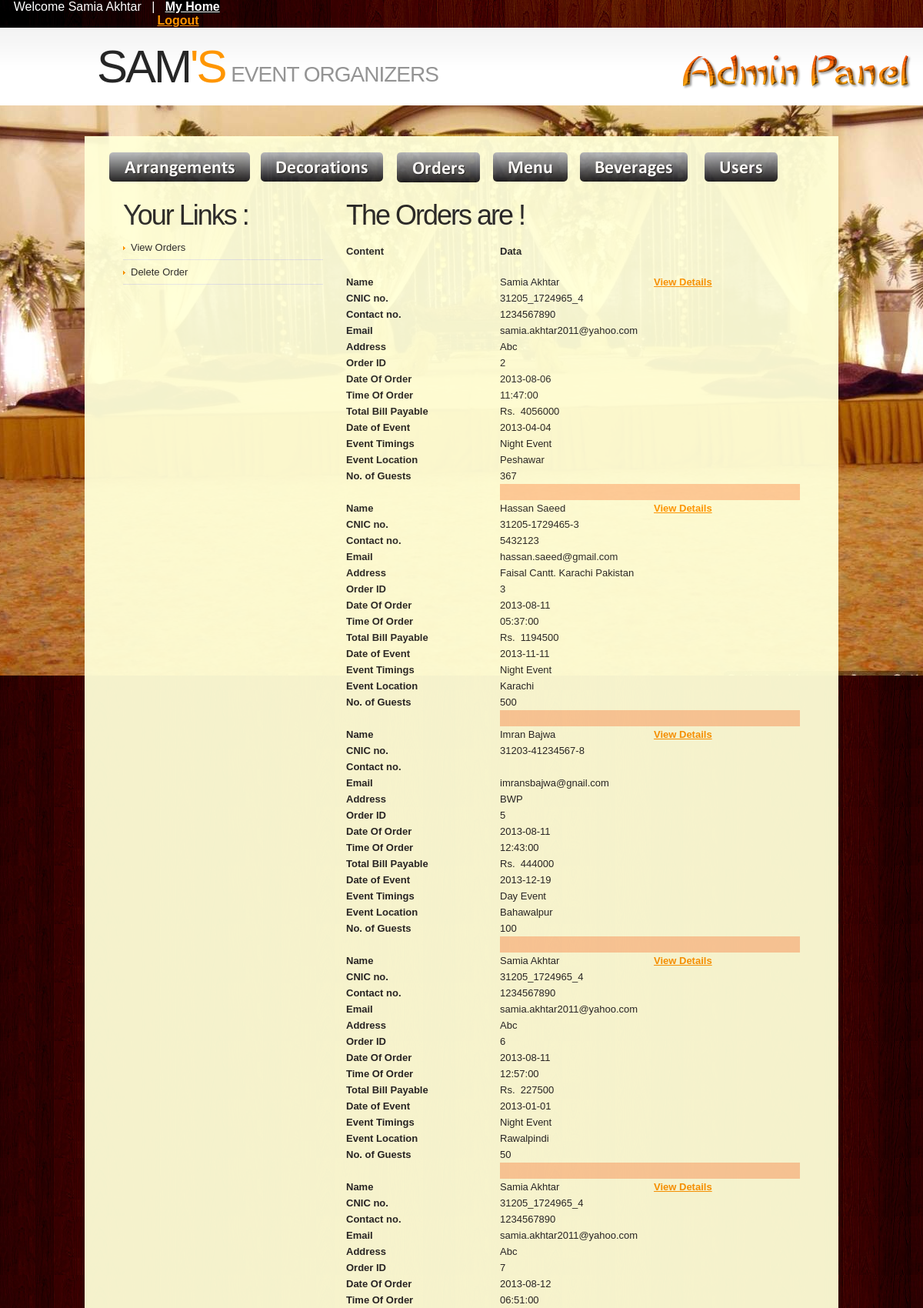
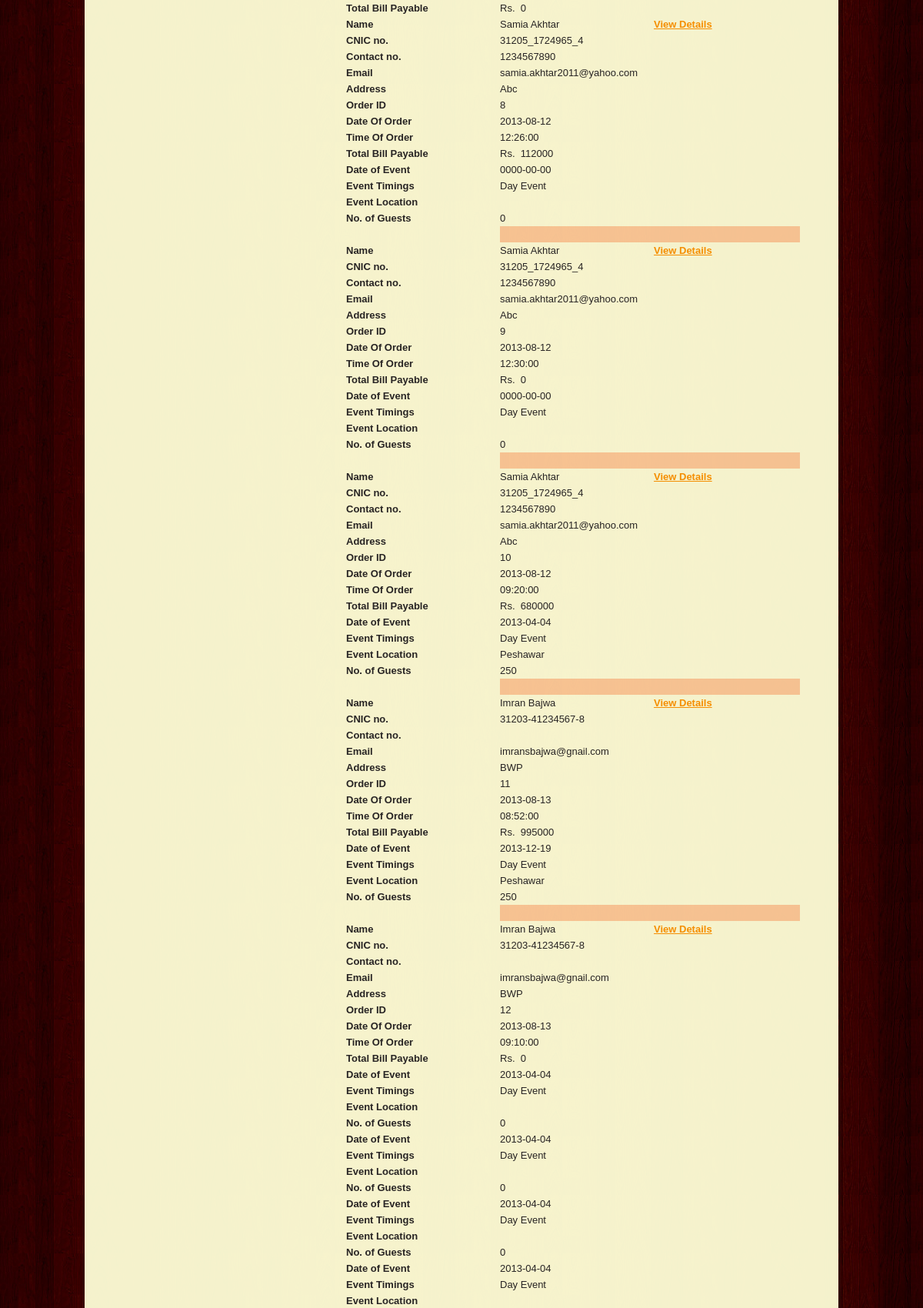
The app's page /admin/orders_page.php (signed in, upper part) with its own data (2 pictures, top to bottom).
### tables this page shows
CREATE TABLE IF NOT EXISTS `order_table` (
  `order_id` int(11) NOT NULL AUTO_INCREMENT,
  `u_id` int(11) NOT NULL,
  `date_of_order` date NOT NULL,
  `time_of_order` time NOT NULL,
  `main_event_id` int(11) NOT NULL,
  `total_bill` int(11) NOT NULL,
  PRIMARY KEY (`order_id`)
);

CREATE TABLE IF NOT EXISTS `user_registration_table` (
  `u_id` int(11) NOT NULL AUTO_INCREMENT,
  `u_name` varchar(255) NOT NULL,
  `u_cnic` varchar(255) NOT NULL,
  `u_email` varchar(255) NOT NULL,
  `u_pass` varchar(255) NOT NULL,
  `u_country` varchar(255) NOT NULL,
  `u_address` varchar(255) NOT NULL,
  `u_contact` varchar(255) NOT NULL,
  PRIMARY KEY (`u_id`),
  UNIQUE KEY `u_cnic` (`u_cnic`)
);

CREATE TABLE IF NOT EXISTS `event_order` (
  `event_order_id` int(11) NOT NULL AUTO_INCREMENT,
  `event_timings` varchar(255) NOT NULL,
  `order_id` int(11) NOT NULL,
  `event_location` varchar(255) NOT NULL,
  `date_of_event` date NOT NULL,
  `event_id` int(11) NOT NULL,
  `no_of_guests` int(11) NOT NULL,
  PRIMARY KEY (`event_order_id`)
);

### admin/orders_page.php (the view, shortened to what this page needs)
<!DOCTYPE html>
<html lang="en">
<head>
    <link rel="stylesheet" href="css/reset.css" type="text/css" media="screen">
    <link rel="stylesheet" href="css/style.css" type="text/css" media="screen">
    <link rel="stylesheet" href="css/grid.css" type="text/css" media="screen">
</head>
<body id="page2">
    <header>
    <?php
if (!isset($_SESSION['s_name'])){
                          echo "<div class=mybar id=L1 style=background-image:url(images/bg-top-tail2.jpg)>
      <div class=menu> &nbsp; &nbsp;&nbsp; &nbsp; &nbsp; &nbsp;  &nbsp; &nbsp; &nbsp; &nbsp; &nbsp;  &nbsp; &nbsp; &nbsp; &nbsp; &nbsp;  &nbsp; &nbsp; &nbsp; &nbsp; &nbsp; &nbsp; &nbsp; &nbsp; &nbsp; &nbsp; &nbsp; &nbsp; &nbsp; &nbsp; &nbsp; &nbsp; &nbsp; &nbsp; &nbsp; &nbsp; &nbsp; &nbsp; &nbsp; &nbsp; &nbsp; &nbsp; &nbsp; &nbsp; &nbsp; &nbsp; &nbsp; &nbsp; &nbsp; &nbsp; &nbsp; &nbsp; &nbsp; &nbsp; &nbsp; &nbsp; &nbsp; &nbsp; &nbsp; &nbsp; &nbsp; &nbsp; &nbsp; &nbsp; &nbsp; &nbsp; &nbsp; &nbsp; &nbsp; &nbsp; &nbsp; &nbsp; &nbsp; &nbsp; &nbsp; &nbsp; &nbsp; &nbsp; &nbsp; &nbsp; &nbsp; &nbsp; &nbsp; &nbsp; &nbsp; &nbsp; &nbsp; &nbsp; &nbsp; &nbsp; &nbsp; &nbsp; &nbsp; &nbsp; &nbsp; &nbsp; &nbsp; &nbsp; &nbsp; &nbsp; &nbsp; &nbsp; &nbsp; &nbsp; &nbsp; &nbsp; &nbsp; &nbsp; &nbsp; &nbsp; &nbsp; &nbsp; &nbsp; &nbsp; &nbsp; &nbsp; &nbsp; &nbsp; &nbsp; &nbsp; &nbsp; &nbsp; &nbsp; &nbsp; &nbsp; &nbsp;&nbsp;&nbsp;&nbsp;&nbsp;&nbsp;&nbsp;&nbsp;&nbsp;&nbsp; &nbsp;&nbsp;&nbsp;&nbsp;&nbsp;&nbsp;&nbsp;&nbsp;&nbsp;&nbsp; &nbsp; &nbsp; &nbsp; &nbsp; &nbsp; &nbsp; &nbsp; &nbsp; &nbsp; &nbsp;&nbsp;&nbsp;&nbsp;&nbsp;&nbsp;&nbsp;&nbsp;&nbsp;&nbsp;
                                <a href=admin_home.php>Login</a> </div></div>";
    }
	else
	{
 echo "  <div class=mybar  id=L2 style=background-image:url(images/bg-top-tail2.jpg)>
      <div class=menu>  &nbsp; &nbsp;";
	$name= $_SESSION['s_name'];
echo " Welcome $name ";
	echo " &nbsp; | &nbsp; <a href=myadmin.php class=active><strong>My Home</strong></a> &nbsp; &nbsp; &nbsp; &nbsp; &nbsp; &nbsp; &nbsp;&nbsp; &nbsp; &nbsp; &nbsp;  &nbsp; &nbsp; &nbsp; &nbsp; &nbsp;  &nbsp; &nbsp; &nbsp; &nbsp; &nbsp;  &nbsp; &nbsp; &nbsp; &nbsp; &nbsp; &nbsp; &nbsp; &nbsp; &nbsp; &nbsp; &nbsp; &nbsp; &nbsp; &nbsp; &nbsp; &nbsp; &nbsp; &nbsp; &nbsp; &nbsp; &nbsp; &nbsp; &nbsp; &nbsp; &nbsp; &nbsp; &nbsp; &nbsp; &nbsp; &nbsp; &nbsp; &nbsp; &nbsp; &nbsp; &nbsp; &nbsp; &nbsp; &nbsp; &nbsp; &nbsp; &nbsp; &nbsp; &nbsp; &nbsp; &nbsp; &nbsp; &nbsp; &nbsp; &nbsp; &nbsp; &nbsp; &nbsp; &nbsp; &nbsp; &nbsp; &nbsp; &nbsp; &nbsp; &nbsp; &nbsp; &nbsp; &nbsp; &nbsp; &nbsp; &nbsp; &nbsp; &nbsp; &nbsp; &nbsp; &nbsp; &nbsp; &nbsp; &nbsp; &nbsp; &nbsp; &nbsp; &nbsp; &nbsp; &nbsp; &nbsp; &nbsp;  &nbsp; &nbsp; &nbsp; &nbsp; &nbsp; &nbsp; &nbsp; &nbsp;  &nbsp; &nbsp; &nbsp; &nbsp; &nbsp; &nbsp; &nbsp; &nbsp; &nbsp; &nbsp; &nbsp; &nbsp; &nbsp; &nbsp; &nbsp; &nbsp;
                             <a href=logout.php><strong>Logout</strong></a>
							 <br>  </div></div>";
                         }
    ?>
    <div class="row-2">
       	<div class="main">
            	<div class="container_12">
                	<div class="grid_9">
                    	<h1>
                            <a class="logo" href="home.php">Sam<strong>'s</strong></a>
                            <span>Event Organizers</span>
                        </h1>
                    </div>
                    <div class="grid_3">
                    	<form id="search-form" method="post" enctype="multipart/form-data">
                    	  <img src="images/cooltext1148775572.png" width="298" height="46">
                    	</form>
                  </div>
                </div>
      </div>
      </div>
</header><div class="ic"></div>
    <section id="content">
        <div class="bg-top">
        	<div class="bg-top-2">
                <div class="bg">
                    <div class="bg-top-shadow">
                        <div class="main">
                          <div class="trans" style="background-color:#FFFFD7">
                             <div class="container_12">
                                <div class="wrapper">
                                  <table width="981" border="0" cellspacing="10" cellpadding="" align="center">
  <tr><td colspan="6"><br></td></tr>
  <tr>
    <td width="183">&nbsp; &nbsp; &nbsp; <a href="mange_arrangements.php"> <img src="images/admin (3).png" width="183" height="38"></a></td>
    <td width="159">&nbsp; <a href="view_decorations.php"><img src="images/admin (4).png" width="159" height="38"></a></td>
    <td width="108"><span><a href="orders_page.php"><img src="images/admin (5).png" width="108" height="39"></a></span></td>
    <td width="97"><a href="menu_page.php"><img src="images/admin (7).png" width="97" height="38"></a></td>
    <td width="140"><a href="beverages_page.php"><img src="images/admin (8).png" width="140" height="38"></a></td>
    <td width="160"><a href="users_page.php"><img src="images/admin (6).png" width="95" height="38"></a></td>
    </tr>
    <tr><td colspan="6"><br></td></tr>
</table>
                                            <div class="grid_12">
                                                <div class="wrapper">
                                                    <article class="grid_4 alpha">
                                                        <div class="indent">
                                                            <h3 class="prev-indent-bot2">Your Links : </h3>
                                                            <ul class="list-2">
                                                              <li><a href="orders_page.php">View Orders</a></li>
                                                                <li><a href="del_order.php">Delete Order</a></li>
                                                            </ul>
                                                        </div>
                                                    </article>
                                                    <article class="grid_8 omega">
                                                        <div class="indent-right">
                                                            <h3 class="p2"> The Orders are !</h3>
                                                            <div class="wrapper prev-indent-bot2">
                                                                 	<?php
				$sql="Select * From user_registration_table u, order_table o WHERE u.u_id=o.u_id  ";
				$rs = mysql_query($sql) or die(mysql_error());
				$myrows = mysql_num_rows($rs);
	if(mysql_num_rows($rs)>0)
	{
	echo
	 "<table width=921 border=0 cellspacing=2 cellpadding=10 align=center>
  <tr>
  <th width=200 height=40 scope=row align=left>Content</th>
    <th width=200 height=40 scope=row align=left >Data</th>
  </tr>";
	 for ($i=0; $i<$myrows; $i++)
	{
	$row = mysql_fetch_array($rs);
  echo "
  <tr>";
   echo "<tr><td ><b>Name</b></td><td>". $row['u_name']."</td>";
   echo "<td><a href=details.php?myid=" . $row['u_id'] . "><b>View  Details<b></a></td></tr>";
        echo "<tr><td ><b>CNIC no.</b></td><td>".$row['u_cnic']."</td></tr>";
		echo "<tr><td><b>Contact no.</b></td><td>". $row['u_contact']."</td></tr>";
        echo "<tr><td ><b>Email</B></td><td>".$row['u_email']."</td></tr>";
		 echo "<tr><td ><b>Address</b></td><td>". $row['u_address']."</td></tr>";
        echo "<tr><td ><b>Order ID</B></td><td>".$row['order_id']."</td></tr>";
		echo "<tr><td ><b>Date Of Order</b></td><td>". $row['date_of_order']."</td></tr>";
        echo "<tr><td ><b>Time Of Order</b></td><td>".$row['time_of_order']."</td></tr>";
		 echo "<tr><td><b>Total Bill Payable</b></td><td>Rs. &nbsp;".$row['total_bill']."</td></tr>";
		$od_id=$row['order_id'];
	  $msql="Select * From event_order u, ordered_arrangements o WHERE (u.order_id='$od_id' AND o.order_id='$od_id') ";
	$mrs = mysql_query($msql) or die(mysql_error());
		$mrows = mysql_num_rows($mrs);
	if(mysql_num_rows($mrs)>0)
	{
	for ($j=0; $j<$mrows; $j++){
		$mrow = mysql_fetch_array($mrs);
		  echo "<tr><td ><b>Date of Event</b></td><td>".$mrow['date_of_event']."</td></tr>";
		 echo "<tr><td><b>Event Timings</b></td><td>". $mrow['event_timings']."</td></tr>";
        echo "<tr><td><b>Event Location</b></td><td>".$mrow['event_location']."</td></tr>";
		 echo "<tr><td ><b>No. of Guests</b></td><td>". $mrow['no_of_guests']."</td></tr>";
	}
	echo " <tr><td></td> <td bgcolor=#FFCC99 colspan=3> &nbsp; &nbsp; &nbsp; &nbsp; &nbsp;  &nbsp; &nbsp; &nbsp; &nbsp; &nbsp;  &nbsp; &nbsp; &nbsp; &nbsp; &nbsp;
  </td>
  </tr>";
	}
	}
echo "<tr><td><br><br></td></tr></table>";
	}
                ?>                            </div>
                                   </article>
                                </div>
                             </div>
                         </div>
                      </div>
                  </div>
              </div>
          </div>
      </div>
                    </div>
                </div>
    </section>
</body>
</html>

### admin/css/style.css (style rules this page uses)
article, aside, audio, canvas, command, datalist, details, embed, figcaption, figure, footer, header, hgroup, keygen, meter, nav, output, progress, section, source, video { display:block }
html { width:100% }
body { font-family:Arial, Helvetica, sans-serif;font-size:100%;color:#262626;min-width:980px;background:#fff }
.bg-top-shadow { width:100%; background:url(../images/bg-top-shadow.png) center bottom repeat-x; padding:40px 0 52px }
.bg-top { width:100%; background:url(../images/bg-top-tail.jpg) center top repeat-x }
.bg-top-2 { width:100%; background:url(../images/bg-top-tail2.jpg) center top repeat-y }
.bg { width:100%; background:url(../images/bg-top.jpg) center top no-repeat fixed }
.main { width:980px;padding:0;margin:0 auto;font-size:0.8125em;line-height:1.6153em }
a { color:#ff9601; outline:none }
.wrapper { width:100%; overflow:hidden; position:relative }
.trans { filter: Alpha(Opacity=95); opacity:0.95; }
.mybar { font-family:Arial, Helvetica, sans-serif; color:#FFF; background-image:url(file:///E|/Vertigo/VertrigoServ/www/Event_Management/user/images/bg-top-tail2.jpg) }
.p2 { margin-bottom:15px }
.indent-right { padding-right:30px }
.indent { padding:0 10px 0 30px }
.prev-indent-bot2 { margin-bottom:5px }
.menu li a, .list-1 li a, .list-2 li a, .link, .button, .logo { text-decoration:none }
header { width:100%;position:relative;z-index:2 }
.row-2 { width:100%;min-height:101px;background:url(../images/row2-tail.gif) left top repeat-x #fff }
h1 { padding:15px 0 0 0;position:relative;font-weight:normal;text-transform:uppercase;margin-left:-4px;font-family:"Trebuchet MS", Arial, Helvetica, sans-serif }
h1 span { display:inline-block; font-size:28px; line-height:1.2em; color:#949494; letter-spacing:-1px; padding:29px 0 0 4px }
.logo { display:inline-block;font-size:60px;line-height:1.2em;;color:#262626;cursor:pointer;letter-spacing:-3px }
.logo strong { color:#ff9601; font-weight:normal }
.menu { padding:0;width:100% }
.menu a.active { color:#fff;background-position:left top;background-repeat:repeat-x;background-color:#000 }
#search-form { padding:35px 0px 0 37px }
#content { width:100%;padding:0;position:relative;z-index:1 }
h3 { font-family:"Trebuchet MS", Arial, Helvetica, sans-serif;font-size:36px;line-height:1.2em;margin:0 0 22px 0;color:#262626;font-weight:normal;letter-spacing:-2px }
.list-2 li { line-height:1.23em;padding:8px 0;background:url(../images/pic-1.gif) 0 bottom repeat-x }
.list-2 li a { display:inline-block; color:#262626; padding-left:10px; background:url(../images/marker-2.gif) 0 6px no-repeat }

### admin/css/grid.css (style rules this page uses)
.container_12 { margin-left: auto; margin-right: auto; width: 960px; }
.grid_1, .grid_2, .grid_3, .grid_4, .grid_5, .grid_6, .grid_7, .grid_8, .grid_9, .grid_10, .grid_11, .grid_12 { display:inline; float: left; position: relative; margin-left: 10px; margin-right: 10px; }
.alpha { margin-left: 0; }
.omega { margin-right: 0; }
.container_12 .grid_3 { width:220px; }
.container_12 .grid_4 { width:300px; }
.container_12 .grid_8 { width:620px; }
.container_12 .grid_9 { width:700px; }
.container_12 .grid_12 { width:940px; }

### records on screen
order_table: u.u_name "Samia Akhtar", u.u_cnic "31205_1724965_4", u.u_contact "1234567890", u.u_email "samia.akhtar2011@yahoo.com", u.u_address "Abc", order_id "2", date_of_order "2013-08-06", time_of_order "11:47:00", total_bill "4056000"
event_order: date_of_event "2013-04-04", event_timings "Night Event", event_location "Peshawar", no_of_guests "367"
order_table: u.u_name "Hassan Saeed", u.u_cnic "31205-1729465-3", u.u_contact "5432123", u.u_email "hassan.saeed@gmail.com", u.u_address "Faisal Cantt. Karachi Pakistan", order_id "3", date_of_order "2013-08-11", time_of_order "05:37:00", total_bill "1194500"
event_order: date_of_event "2013-11-11", event_timings "Night Event", event_location "Karachi", no_of_guests "500"
order_table: u.u_name "Imran Bajwa", u.u_cnic "31203-41234567-8", u.u_email "imransbajwa@gnail.com", u.u_address "BWP", order_id "5", date_of_order "2013-08-11", time_of_order "12:43:00", total_bill "444000"
event_order: date_of_event "2013-12-19", event_timings "Day Event", event_location "Bahawalpur", no_of_guests "100"
order_table: u.u_name "Samia Akhtar", u.u_cnic "31205_1724965_4", u.u_contact "1234567890", u.u_email "samia.akhtar2011@yahoo.com", u.u_address "Abc", order_id "6", date_of_order "2013-08-11", time_of_order "12:57:00", total_bill "227500"
event_order: date_of_event "2013-01-01", event_timings "Night Event", event_location "Rawalpindi", no_of_guests "50"
order_table: u.u_name "Samia Akhtar", u.u_cnic "31205_1724965_4", u.u_contact "1234567890", u.u_email "samia.akhtar2011@yahoo.com", u.u_address "Abc", order_id "7", date_of_order "2013-08-12", time_of_order "06:51:00", total_bill "0"
order_table: u.u_name "Samia Akhtar", u.u_cnic "31205_1724965_4", u.u_contact "1234567890", u.u_email "samia.akhtar2011@yahoo.com", u.u_address "Abc", order_id "8", date_of_order "2013-08-12", time_of_order "12:26:00", total_bill "112000"
event_order: date_of_event "0000-00-00", event_timings "Day Event", no_of_guests "0"
order_table: u.u_name "Samia Akhtar", u.u_cnic "31205_1724965_4", u.u_contact "1234567890", u.u_email "samia.akhtar2011@yahoo.com", u.u_address "Abc", order_id "9", date_of_order "2013-08-12", time_of_order "12:30:00", total_bill "0"
event_order: date_of_event "0000-00-00", event_timings "Day Event", no_of_guests "0"
order_table: u.u_name "Samia Akhtar", u.u_cnic "31205_1724965_4", u.u_contact "1234567890", u.u_email "samia.akhtar2011@yahoo.com", u.u_address "Abc", order_id "10", date_of_order "2013-08-12", time_of_order "09:20:00", total_bill "680000"
event_order: date_of_event "2013-04-04", event_timings "Day Event", event_location "Peshawar", no_of_guests "250"
order_table: u.u_name "Imran Bajwa", u.u_cnic "31203-41234567-8", u.u_email "imransbajwa@gnail.com", u.u_address "BWP", order_id "11", date_of_order "2013-08-13", time_of_order "08:52:00", total_bill "995000"
event_order: date_of_event "2013-12-19", event_timings "Day Event", event_location "Peshawar", no_of_guests "250"
order_table: u.u_name "Imran Bajwa", u.u_cnic "31203-41234567-8", u.u_email "imransbajwa@gnail.com", u.u_address "BWP", order_id "12", date_of_order "2013-08-13", time_of_order "09:10:00", total_bill "0"
event_order: date_of_event "2013-04-04", event_timings "Day Event", no_of_guests "0"
event_order: date_of_event "2013-04-04", event_timings "Day Event", no_of_guests "0"
event_order: date_of_event "2013-04-04", event_timings "Day Event", no_of_guests "0"
event_order: date_of_event "2013-04-04", event_timings "Day Event"

### other values on screen
$name "Samia Akhtar"
